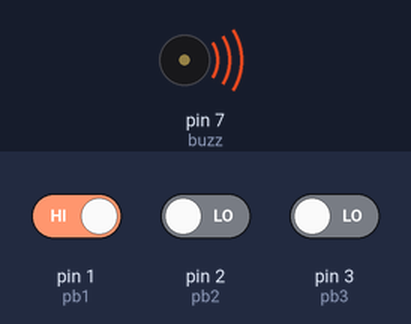
Bench run of a sketch on a simulated Arduino Uno, built with avr-gcc and run on an emulated ATmega328P. On the bench: buzzer (waves = sounding). The inputs (shaded band) are chosen by the test bench; at power-on: pin 2 (pb2) LOW, pin 1 (pb1) HIGH, pin 3 (pb3) LOW.

Above: at 14.3 s.
14.4 s: pin 2 (pb2) driven HIGH
21.9 s: pin 1 (pb1) driven LOW
Timing chart, 0 to 39.1 s (numbered marks = the images above; inputs shaded):
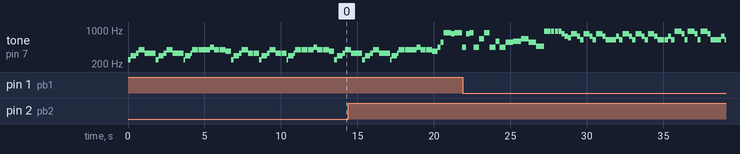

The sketch:

final_buzzer_hw_ALL4songs.ino
```cpp
int pb1 = 1;
int pb2 = 2;
int pb3 = 3;
int pb4 = 4;
int buzz = 7;

void setup()
{
  pinMode(pb1,INPUT);
  pinMode(pb2,INPUT);
  pinMode(pb3,INPUT);
  pinMode(pb4,INPUT);
  pinMode(buzz, OUTPUT);

}

void loop()
{
  if (digitalRead(pb1) == LOW)
  {
      //opening sequence by txt
    tone(buzz,932.3); //Bb5
    delay(450);
    noTone(buzz);
    delay(20);
    tone(buzz,932.3); //Bb5
    delay(200);
    noTone(buzz);
    delay(50);
    tone(buzz,932.3); //Bb5
    delay(200);
    noTone(buzz);
    delay(50);
    tone(buzz,932.3); //Bb5
    delay(200);
    tone(buzz,830.6); //Ab5
    delay(200);
    tone(buzz,740); //F#5
    delay(200);
    tone(buzz,698.5); //F5
    delay(200);
    tone(buzz,830.6); //Ab5
    delay(400);
    tone(buzz,740); //F#5
    delay(200);
    tone(buzz,627.3); //Eb5
    delay(230);
    tone(buzz,830.6); //Ab5
    delay(400);
    tone(buzz,740); //F#5
    delay(200);
    tone(buzz,627.3); //Eb5
    delay(230);
    tone(buzz,830.6); //Ab5
    delay(400);
    tone(buzz,740); //F#5
    delay(200);
    tone(buzz,627.3); //Eb5
    delay(450);
    noTone(buzz);
    delay(20);
    tone(buzz,627.3); //Eb5
    delay(230);
    tone(buzz,740); //F#5
    delay(200);
    tone(buzz,627.3); //Eb5
    delay(230);
     tone(buzz,830.6); //Ab5
    delay(400);
    tone(buzz,740); //F#5
    delay(200);
    tone(buzz,627.3); //Eb5
    delay(230);
    tone(buzz,830.6); //Ab5
    delay(400);
    tone(buzz,740); //F#5
    delay(200);
    tone(buzz,627.3); //Eb5
    delay(230);
    tone(buzz,830.6); //Ab5
    delay(400);
    tone(buzz,740); //F#5
    delay(200);
    tone(buzz,627.3); //Eb5
    delay(450);
    noTone(buzz);
    delay(20);
    tone(buzz,627.3); //Eb5
    delay(230);
    tone(buzz,740); //F#5
    delay(200);
    tone(buzz,627.3); //Eb5
    delay(230);
    tone(buzz,932.3); //Bb5
    delay(450);
    tone(buzz,830.6); //Ab5
    delay(200);
    tone(buzz,627.3); //Eb5
    delay(200);
    tone(buzz,932.3); //Bb5
    delay(450);
    tone(buzz,830.6); //Ab5
    delay(200);
    tone(buzz,627.3); //Eb5
    delay(200);
    tone(buzz,932.3); //Bb5
    delay(450);
    tone(buzz,830.6); //Ab5
    delay(200);
    tone(buzz,627.3); //Eb5
    delay(450);
    noTone(buzz);
    delay(20);
    tone(buzz,627.3); //Eb5
    delay(230);
    tone(buzz,740); //F#5
    delay(200);
    tone(buzz,627.3); //Eb5
    delay(230);
    tone(buzz,932.3); //Bb5
    delay(350);
    tone(buzz,830.6); //Ab5
    delay(350);
    tone(buzz,740); //F#5
    delay(350);
    tone(buzz,698.5); //F5
    delay(150);
    noTone(buzz);
    delay(20);
    tone(buzz,698.5); //F5
    delay(200);
    tone(buzz,830.6); //Ab5
    delay(350);
    tone(buzz,740); //F#5
    delay(350);
    tone(buzz,698.5); //F5
    delay(350);
    tone(buzz,627.3); //Eb5
    delay(350);

  }
  else if (digitalRead(pb2) == LOW)
  {
    //red lights by straykids
    tone(buzz,246.9); //B3
    delay(175);
    tone(buzz,293.7); //D4
    delay(350);
    tone(buzz,329.6); //E4
    delay(175);
    tone(buzz,392); //G4
    delay(400);
    tone(buzz,329.6); //E4
    delay(350);
    noTone(buzz);
    delay(20);
    tone(buzz,329.6); //E4
    delay(350);
    tone(buzz,246.9); //B3
    delay(175);
    tone(buzz,293.7); //D4
    delay(350);
    tone(buzz,329.6); //E4
    delay(175);
    tone(buzz,392); //G4
    delay(400);
    tone(buzz,329.6); //E4
    delay(350);
    noTone(buzz);
    delay(20);
    tone(buzz,329.6); //E4
    delay(350);

    tone(buzz,246.9); //B3
    delay(100);
    tone(buzz,293.7); //D4
    delay(350);
    tone(buzz,329.6); //E4
    delay(100);
    tone(buzz,392); //G4
    delay(400);
    noTone(buzz);
    delay(20);
    tone(buzz,392); //G4
    delay(400);
    noTone(buzz);
    delay(20);
    tone(buzz,392); //G4
    delay(350);
    tone(buzz,440); //A4
    delay(250);
    tone(buzz,392); //G4
    delay(350);
    noTone(buzz);
    delay(20);
    tone(buzz,392); //G4
    delay(400);
    tone(buzz,370); //F#4
    delay(350);
  }

  else if (digitalRead(pb3) == LOW)
  {
    //river flows in you by yiruma
    tone(buzz, 440); // A4
    delay(200);
    tone(buzz, 554); // C#5
    delay(200);
    tone(buzz, 880); // A5
    delay(500);
    tone(buzz, 830.6); // G#5
    delay(200);
    tone(buzz, 880); // A5
    delay(500);
    tone(buzz, 440); // A4
    delay(250);
    tone(buzz, 830.6); // G#5
    delay(250);
    tone(buzz, 880); // A5
    delay(250);
    tone(buzz, 440); // A4
    delay(350);
    tone(buzz, 659.3); // E5
    delay(350);
    tone(buzz, 880); // A5
    delay(350);
    tone(buzz, 440); // A4
    delay(400);
    tone(buzz, 587.3); // D5
    delay(250);
    tone(buzz, 440); // A4
    delay(400);
    tone(buzz, 554); // C#5
    delay(500);
    tone(buzz, 587.3); // D5
    delay(500);
    tone(buzz, 659.3); // E5
    delay(500);
    tone(buzz, 554); // C#5
    delay(500);
    tone(buzz, 466.2); // B4
    delay(500);
  }

  else if (digitalRead(pb3) == LOW)
  {
    //our summer by txt
    tone(buzz, 590, 500); // High High D
    delay(500);
    tone(buzz, 349.228, 500); // High F
    delay(450);
    tone(buzz,391.995, 500); // High G
    delay(700);
    tone(buzz,391.995, 500); // High G
    delay(700);
    tone(buzz, 587.330, 500); // High High D
    delay(500);
    tone(buzz, 440, 500); // High A
    delay(550);
    tone(buzz, 440, 500); // High A
    delay(300);
    tone(buzz, 493.883, 500); // High B
    delay(300);
    tone(buzz, 440, 500); // High A
    delay(300);
    tone(buzz,391.995, 500); // High G
    delay(450);
    tone(buzz, 590, 500); // High High D
    delay(500);
    tone(buzz, 349.228, 500); // High F
    delay(450);
    tone(buzz,391.995, 500); // High G
    delay(800);
    tone(buzz,391.995, 500); // High G
    delay(300);
    tone(buzz, 590, 500); // High High D
    delay(300);
    tone(buzz, 493.883, 500); // High B
    delay(300);
    tone(buzz, 440, 500); // High A
    delay(275);
    noTone(buzz);
    delay(275);
    tone(buzz, 440, 500); // High A
    delay(275);
    tone(buzz, 493.883, 500); // High B
    delay(300);
    tone(buzz, 440, 500); // High A
    delay(500);
    tone(buzz,391.995, 500); // High G
    delay(450);

  }
}
```

Measured:
- by itself, tone on pin 7 (buzz): plays 830 Hz for 0.25 s, 880 Hz for 0.25 s, 440 Hz for 0.35 s, 659 Hz for 0.35 s, 880 Hz for 0.35 s, 440 Hz for 0.40 s … (56 notes in this stretch)
